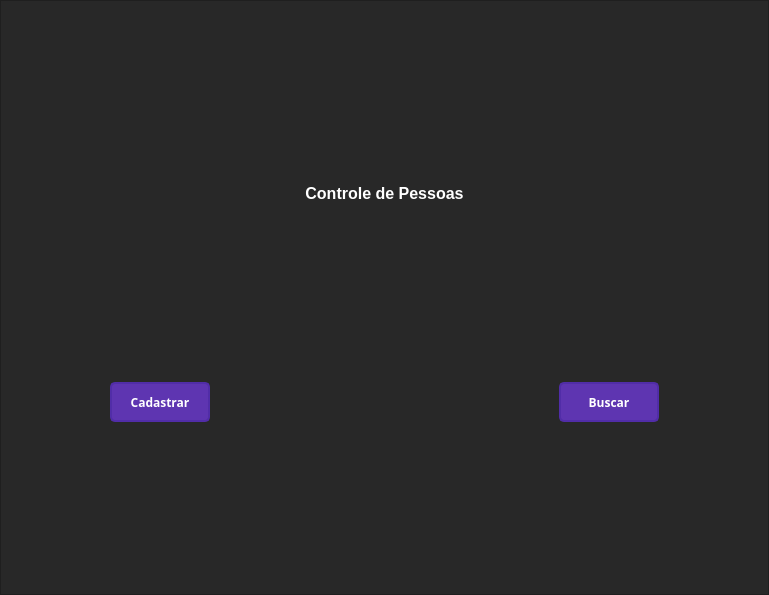
<?xml version="1.0" encoding="UTF-8"?>
<ui version="4.0">
 <class>MainWindow</class>
 <widget class="QMainWindow" name="MainWindow">
  <property name="geometry">
   <rect>
    <x>0</x>
    <y>0</y>
    <width>769</width>
    <height>595</height>
   </rect>
  </property>
  <property name="windowTitle">
   <string>MainWindow</string>
  </property>
  <property name="styleSheet">
   <string notr="true">QFrame {
	color: rgb(40, 40, 40)
}</string>
  </property>
  <widget class="QWidget" name="centralwidget">
   <layout class="QVBoxLayout" name="verticalLayout_2">
    <property name="spacing">
     <number>0</number>
    </property>
    <property name="leftMargin">
     <number>0</number>
    </property>
    <property name="topMargin">
     <number>0</number>
    </property>
    <property name="rightMargin">
     <number>0</number>
    </property>
    <property name="bottomMargin">
     <number>0</number>
    </property>
    <item>
     <widget class="QFrame" name="frame">
      <property name="styleSheet">
       <string notr="true">background-color: rgb(40, 40, 40);</string>
      </property>
      <property name="frameShape">
       <enum>QFrame::StyledPanel</enum>
      </property>
      <property name="frameShadow">
       <enum>QFrame::Raised</enum>
      </property>
      <layout class="QGridLayout" name="gridLayout">
       <item row="1" column="2">
        <spacer name="horizontalSpacer_3">
         <property name="orientation">
          <enum>Qt::Horizontal</enum>
         </property>
         <property name="sizeType">
          <enum>QSizePolicy::Minimum</enum>
         </property>
         <property name="sizeHint" stdset="0">
          <size>
           <width>40</width>
           <height>20</height>
          </size>
         </property>
        </spacer>
       </item>
       <item row="0" column="2">
        <widget class="QLabel" name="labelBuscar">
         <property name="enabled">
          <bool>true</bool>
         </property>
         <property name="minimumSize">
          <size>
           <width>0</width>
           <height>40</height>
          </size>
         </property>
         <property name="maximumSize">
          <size>
           <width>16777215</width>
           <height>40</height>
          </size>
         </property>
         <property name="font">
          <font>
           <pointsize>12</pointsize>
           <weight>75</weight>
           <bold>true</bold>
          </font>
         </property>
         <property name="styleSheet">
          <string notr="true">QLabel {color: rgb(255, 255, 255);}</string>
         </property>
         <property name="text">
          <string>Controle de Pessoas</string>
         </property>
         <property name="alignment">
          <set>Qt::AlignCenter</set>
         </property>
        </widget>
       </item>
       <item row="1" column="1">
        <widget class="QPushButton" name="pushButtonScreenRegister">
         <property name="minimumSize">
          <size>
           <width>100</width>
           <height>30</height>
          </size>
         </property>
         <property name="maximumSize">
          <size>
           <width>100</width>
           <height>40</height>
          </size>
         </property>
         <property name="font">
          <font>
           <family>Unispace</family>
           <weight>75</weight>
           <bold>true</bold>
          </font>
         </property>
         <property name="styleSheet">
          <string notr="true">QPushButton {background-color: rgb(94, 53, 177);border: 2px solid rgb(81, 45, 168);border-radius: 5px;color: rgb(255, 255, 255);}
QPushButton:hover {background-color: rgb(60, 60, 60);border: 2px solid rgb(70,70,70);}
QPushButton:pressed {background-color: rgb(40, 40, 40);border: 2px solid rgb(81, 45, 168);color: rgb(255, 255, 255);}</string>
         </property>
         <property name="text">
          <string>Cadastrar</string>
         </property>
        </widget>
       </item>
       <item row="1" column="4">
        <spacer name="horizontalSpacer">
         <property name="orientation">
          <enum>Qt::Horizontal</enum>
         </property>
         <property name="sizeType">
          <enum>QSizePolicy::Fixed</enum>
         </property>
         <property name="sizeHint" stdset="0">
          <size>
           <width>100</width>
           <height>20</height>
          </size>
         </property>
        </spacer>
       </item>
       <item row="1" column="0">
        <spacer name="horizontalSpacer_2">
         <property name="orientation">
          <enum>Qt::Horizontal</enum>
         </property>
         <property name="sizeType">
          <enum>QSizePolicy::Fixed</enum>
         </property>
         <property name="sizeHint" stdset="0">
          <size>
           <width>100</width>
           <height>20</height>
          </size>
         </property>
        </spacer>
       </item>
       <item row="1" column="3">
        <widget class="QPushButton" name="pushButtonScreenSearch">
         <property name="minimumSize">
          <size>
           <width>100</width>
           <height>30</height>
          </size>
         </property>
         <property name="maximumSize">
          <size>
           <width>100</width>
           <height>40</height>
          </size>
         </property>
         <property name="font">
          <font>
           <family>Unispace</family>
           <weight>75</weight>
           <bold>true</bold>
          </font>
         </property>
         <property name="styleSheet">
          <string notr="true">QPushButton {background-color: rgb(94, 53, 177);border: 2px solid rgb(81, 45, 168);border-radius: 5px;color: rgb(255, 255, 255);}
QPushButton:hover {background-color: rgb(60, 60, 60);border: 2px solid rgb(70,70,70);}
QPushButton:pressed {background-color: rgb(40, 40, 40);border: 2px solid rgb(81, 45, 168);color: rgb(255, 255, 255);}</string>
         </property>
         <property name="text">
          <string>Buscar</string>
         </property>
        </widget>
       </item>
      </layout>
     </widget>
    </item>
   </layout>
  </widget>
 </widget>
 <resources/>
 <connections/>
</ui>
